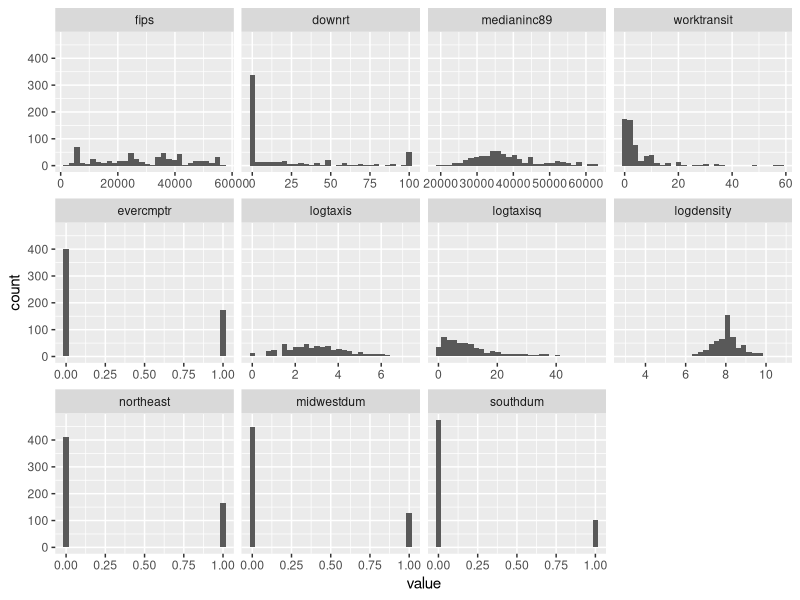

Write R code to recreate this figure.
## ---- chunk 1

## Q1

library(foreign)

# Read in data
# taxi <- read.dta("./Spring 2017/Research Methods/02 taxi_phd.dta")
taxi <- read.dta("./02 taxi_phd.dta")
taxi_no_nas <- na.omit(taxi[,-2])

head(taxi)
summary(taxi)
cor(taxi$evercmptr, taxi$logtaxis)
cor(taxi$evercmptr, taxi$logtaxisq)
cor(taxi_no_nas$evercmptr, taxi_no_nas$msa)

cor(taxi_no_nas)

library(reshape2)
library(ggplot2)
d <- melt(taxi_no_nas[,c(1,3,5,6,7,8,9,10,11,12,13)])
ggplot(d,aes(x = value)) + 
    facet_wrap(~variable,scales = "free_x") + 
    geom_histogram()

## ---- chunk 2

## Q2

logit <- lm(evercmptr ~ .-evercmptr -taxis, data = taxi_no_nas, family = "binomial")
summary(logit)

## ---- chunk 3

## Q3

# a)
# Add control
treatment <- lm(downrt ~ evercmptr + logtaxis + logtaxisq, data = taxi_no_nas)
summary(treatment)

# b)
# Robust SE
library(sandwich)
library(lmtest)
coeftest(treatment, vcov = vcovHC(treatment, "HC1"))
# Clustered SE
# compute Stata like df-adjustment
G <- length(unique(taxi_no_nas$fips))
N <- length(taxi_no_nas$fips)
dfa <- (G/(G - 1)) * (N - 1)/treatment$df.residual
# display with cluster VCE and df-adjustment
country_vcov <- dfa * vcovHC(treatment, type = "HC0", cluster = "group", adjust = T)
coeftest(treatment, vcov = country_vcov)


# c)
# Fixed Effects of MSA
treatment_msa <- lm(downrt ~ factor(msa) + evercmptr + logtaxis + logtaxisq, data = taxi_no_nas)
summary(treatment_msa)
coeftest(treatment_msa, vcov = vcovHC(treatment_msa, "HC1"))

## ---- chunk 4

## Q4

# 2SLS
# 1st stage: regress endogenous regressor on instruments
first_stage <- lm(evercmptr ~ northeast + midwestdum + southdum + worktransit, data = taxi_no_nas)
summary(first_stage)
# 2nd stage: regress dependent variable on fitted values from 1st stage along with other independent variables
second_stage <- lm(downrt ~ first_stage$fitted.values + logtaxis + logtaxisq, data = taxi_no_nas)
summary(second_stage)
